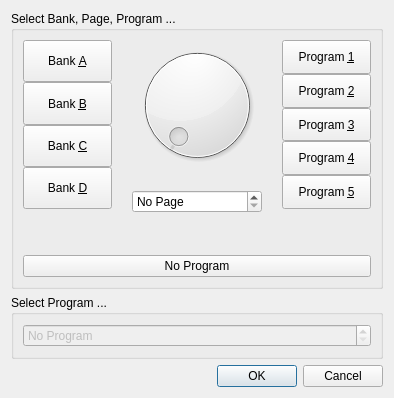
<?xml version="1.0" encoding="UTF-8"?>
<ui version="4.0">
 <class>ProgramDialog</class>
 <widget class="QDialog" name="ProgramDialog">
  <property name="geometry">
   <rect>
    <x>0</x>
    <y>0</y>
    <width>394</width>
    <height>398</height>
   </rect>
  </property>
  <property name="windowTitle">
   <string>Edit Program ...</string>
  </property>
  <layout class="QVBoxLayout" name="verticalLayout_5">
   <item>
    <widget class="QGroupBox" name="groupBox">
     <property name="title">
      <string>Select Bank, Page, Program ...</string>
     </property>
     <layout class="QVBoxLayout" name="verticalLayout_6">
      <item>
       <layout class="QHBoxLayout" name="horizontalLayout">
        <property name="spacing">
         <number>20</number>
        </property>
        <item>
         <layout class="QVBoxLayout" name="verticalLayout_2">
          <property name="spacing">
           <number>0</number>
          </property>
          <item>
           <widget class="QPushButton" name="buttonBankA">
            <property name="sizePolicy">
             <sizepolicy hsizetype="Preferred" vsizetype="Expanding">
              <horstretch>0</horstretch>
              <verstretch>0</verstretch>
             </sizepolicy>
            </property>
            <property name="focusPolicy">
             <enum>Qt::NoFocus</enum>
            </property>
            <property name="text">
             <string>Bank &amp;A</string>
            </property>
            <property name="shortcut">
             <string>Ctrl+A</string>
            </property>
            <property name="checkable">
             <bool>true</bool>
            </property>
           </widget>
          </item>
          <item>
           <widget class="QPushButton" name="buttonBankB">
            <property name="sizePolicy">
             <sizepolicy hsizetype="Preferred" vsizetype="Expanding">
              <horstretch>0</horstretch>
              <verstretch>0</verstretch>
             </sizepolicy>
            </property>
            <property name="focusPolicy">
             <enum>Qt::NoFocus</enum>
            </property>
            <property name="text">
             <string>Bank &amp;B</string>
            </property>
            <property name="shortcut">
             <string>Ctrl+B</string>
            </property>
            <property name="checkable">
             <bool>true</bool>
            </property>
           </widget>
          </item>
          <item>
           <widget class="QPushButton" name="buttonBankC">
            <property name="sizePolicy">
             <sizepolicy hsizetype="Preferred" vsizetype="Expanding">
              <horstretch>0</horstretch>
              <verstretch>0</verstretch>
             </sizepolicy>
            </property>
            <property name="focusPolicy">
             <enum>Qt::NoFocus</enum>
            </property>
            <property name="text">
             <string>Bank &amp;C</string>
            </property>
            <property name="shortcut">
             <string>Ctrl+C</string>
            </property>
            <property name="checkable">
             <bool>true</bool>
            </property>
           </widget>
          </item>
          <item>
           <widget class="QPushButton" name="buttonBankD">
            <property name="sizePolicy">
             <sizepolicy hsizetype="Preferred" vsizetype="Expanding">
              <horstretch>0</horstretch>
              <verstretch>0</verstretch>
             </sizepolicy>
            </property>
            <property name="focusPolicy">
             <enum>Qt::NoFocus</enum>
            </property>
            <property name="text">
             <string>Bank &amp;D</string>
            </property>
            <property name="shortcut">
             <string>Ctrl+D</string>
            </property>
            <property name="checkable">
             <bool>true</bool>
            </property>
           </widget>
          </item>
          <item>
           <spacer name="verticalSpacer">
            <property name="orientation">
             <enum>Qt::Vertical</enum>
            </property>
            <property name="sizeType">
             <enum>QSizePolicy::Minimum</enum>
            </property>
            <property name="sizeHint" stdset="0">
             <size>
              <width>20</width>
              <height>40</height>
             </size>
            </property>
           </spacer>
          </item>
         </layout>
        </item>
        <item>
         <layout class="QVBoxLayout" name="verticalLayout_4">
          <item>
           <layout class="QVBoxLayout" name="verticalLayout">
            <item>
             <widget class="QDial" name="dial">
              <property name="sizePolicy">
               <sizepolicy hsizetype="Preferred" vsizetype="Expanding">
                <horstretch>0</horstretch>
                <verstretch>0</verstretch>
               </sizepolicy>
              </property>
              <property name="minimumSize">
               <size>
                <width>130</width>
                <height>130</height>
               </size>
              </property>
              <property name="focusPolicy">
               <enum>Qt::ClickFocus</enum>
              </property>
              <property name="maximum">
               <number>20</number>
              </property>
             </widget>
            </item>
            <item>
             <widget class="QSpinBox" name="spinBoxPage">
              <property name="focusPolicy">
               <enum>Qt::NoFocus</enum>
              </property>
              <property name="specialValueText">
               <string>No Page</string>
              </property>
              <property name="prefix">
               <string>Page </string>
              </property>
              <property name="minimum">
               <number>0</number>
              </property>
              <property name="maximum">
               <number>20</number>
              </property>
             </widget>
            </item>
           </layout>
          </item>
          <item>
           <spacer name="verticalSpacer_3">
            <property name="orientation">
             <enum>Qt::Vertical</enum>
            </property>
            <property name="sizeType">
             <enum>QSizePolicy::Expanding</enum>
            </property>
            <property name="sizeHint" stdset="0">
             <size>
              <width>20</width>
              <height>40</height>
             </size>
            </property>
           </spacer>
          </item>
         </layout>
        </item>
        <item>
         <layout class="QVBoxLayout" name="verticalLayout_3">
          <property name="spacing">
           <number>0</number>
          </property>
          <item>
           <widget class="QPushButton" name="buttonProgram1">
            <property name="sizePolicy">
             <sizepolicy hsizetype="Preferred" vsizetype="Expanding">
              <horstretch>0</horstretch>
              <verstretch>0</verstretch>
             </sizepolicy>
            </property>
            <property name="focusPolicy">
             <enum>Qt::ClickFocus</enum>
            </property>
            <property name="text">
             <string>Program &amp;1</string>
            </property>
            <property name="shortcut">
             <string>Ctrl+1</string>
            </property>
            <property name="checkable">
             <bool>true</bool>
            </property>
           </widget>
          </item>
          <item>
           <widget class="QPushButton" name="buttonProgram2">
            <property name="sizePolicy">
             <sizepolicy hsizetype="Preferred" vsizetype="Expanding">
              <horstretch>0</horstretch>
              <verstretch>0</verstretch>
             </sizepolicy>
            </property>
            <property name="focusPolicy">
             <enum>Qt::ClickFocus</enum>
            </property>
            <property name="text">
             <string>Program &amp;2</string>
            </property>
            <property name="shortcut">
             <string>Ctrl+2</string>
            </property>
            <property name="checkable">
             <bool>true</bool>
            </property>
           </widget>
          </item>
          <item>
           <widget class="QPushButton" name="buttonProgram3">
            <property name="sizePolicy">
             <sizepolicy hsizetype="Preferred" vsizetype="Expanding">
              <horstretch>0</horstretch>
              <verstretch>0</verstretch>
             </sizepolicy>
            </property>
            <property name="focusPolicy">
             <enum>Qt::ClickFocus</enum>
            </property>
            <property name="text">
             <string>Program &amp;3</string>
            </property>
            <property name="shortcut">
             <string>Ctrl+3</string>
            </property>
            <property name="checkable">
             <bool>true</bool>
            </property>
           </widget>
          </item>
          <item>
           <widget class="QPushButton" name="buttonProgram4">
            <property name="sizePolicy">
             <sizepolicy hsizetype="Preferred" vsizetype="Expanding">
              <horstretch>0</horstretch>
              <verstretch>0</verstretch>
             </sizepolicy>
            </property>
            <property name="focusPolicy">
             <enum>Qt::ClickFocus</enum>
            </property>
            <property name="text">
             <string>Program &amp;4</string>
            </property>
            <property name="shortcut">
             <string>Ctrl+4</string>
            </property>
            <property name="checkable">
             <bool>true</bool>
            </property>
           </widget>
          </item>
          <item>
           <widget class="QPushButton" name="buttonProgram5">
            <property name="sizePolicy">
             <sizepolicy hsizetype="Preferred" vsizetype="Expanding">
              <horstretch>0</horstretch>
              <verstretch>0</verstretch>
             </sizepolicy>
            </property>
            <property name="focusPolicy">
             <enum>Qt::ClickFocus</enum>
            </property>
            <property name="text">
             <string>Program &amp;5</string>
            </property>
            <property name="shortcut">
             <string>Ctrl+5</string>
            </property>
            <property name="checkable">
             <bool>true</bool>
            </property>
           </widget>
          </item>
          <item>
           <spacer name="verticalSpacer_2">
            <property name="orientation">
             <enum>Qt::Vertical</enum>
            </property>
            <property name="sizeType">
             <enum>QSizePolicy::Minimum</enum>
            </property>
            <property name="sizeHint" stdset="0">
             <size>
              <width>20</width>
              <height>40</height>
             </size>
            </property>
           </spacer>
          </item>
         </layout>
        </item>
       </layout>
      </item>
      <item>
       <widget class="QPushButton" name="buttonNoProgram">
        <property name="text">
         <string>No Program</string>
        </property>
        <property name="checkable">
         <bool>true</bool>
        </property>
       </widget>
      </item>
     </layout>
    </widget>
   </item>
   <item>
    <widget class="QGroupBox" name="groupBox_2">
     <property name="title">
      <string>Select Program ...</string>
     </property>
     <layout class="QHBoxLayout" name="horizontalLayout_3">
      <item>
       <widget class="QSpinBox" name="spinBoxDirectProgram">
        <property name="enabled">
         <bool>false</bool>
        </property>
        <property name="focusPolicy">
         <enum>Qt::NoFocus</enum>
        </property>
        <property name="specialValueText">
         <string>No Program</string>
        </property>
        <property name="minimum">
         <number>0</number>
        </property>
        <property name="maximum">
         <number>2097152</number>
        </property>
        <property name="value">
         <number>0</number>
        </property>
       </widget>
      </item>
     </layout>
    </widget>
   </item>
   <item>
    <widget class="QDialogButtonBox" name="buttonBox">
     <property name="orientation">
      <enum>Qt::Horizontal</enum>
     </property>
     <property name="standardButtons">
      <set>QDialogButtonBox::Cancel|QDialogButtonBox::Ok</set>
     </property>
    </widget>
   </item>
  </layout>
 </widget>
 <resources/>
 <connections>
  <connection>
   <sender>buttonBox</sender>
   <signal>accepted()</signal>
   <receiver>ProgramDialog</receiver>
   <slot>accept()</slot>
   <hints>
    <hint type="sourcelabel">
     <x>458</x>
     <y>354</y>
    </hint>
    <hint type="destinationlabel">
     <x>157</x>
     <y>274</y>
    </hint>
   </hints>
  </connection>
  <connection>
   <sender>buttonBox</sender>
   <signal>rejected()</signal>
   <receiver>ProgramDialog</receiver>
   <slot>reject()</slot>
   <hints>
    <hint type="sourcelabel">
     <x>526</x>
     <y>360</y>
    </hint>
    <hint type="destinationlabel">
     <x>286</x>
     <y>274</y>
    </hint>
   </hints>
  </connection>
  <connection>
   <sender>spinBoxPage</sender>
   <signal>valueChanged(int)</signal>
   <receiver>dial</receiver>
   <slot>setValue(int)</slot>
   <hints>
    <hint type="sourcelabel">
     <x>324</x>
     <y>154</y>
    </hint>
    <hint type="destinationlabel">
     <x>324</x>
     <y>91</y>
    </hint>
   </hints>
  </connection>
  <connection>
   <sender>dial</sender>
   <signal>valueChanged(int)</signal>
   <receiver>spinBoxPage</receiver>
   <slot>setValue(int)</slot>
   <hints>
    <hint type="sourcelabel">
     <x>277</x>
     <y>100</y>
    </hint>
    <hint type="destinationlabel">
     <x>275</x>
     <y>161</y>
    </hint>
   </hints>
  </connection>
 </connections>
</ui>
